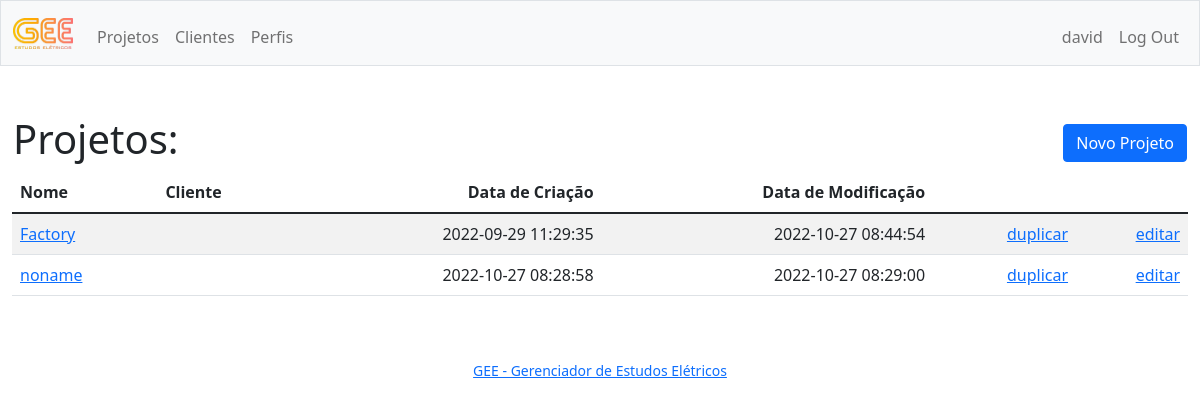
/ (signed in), run on an earlier commit of the app's database.
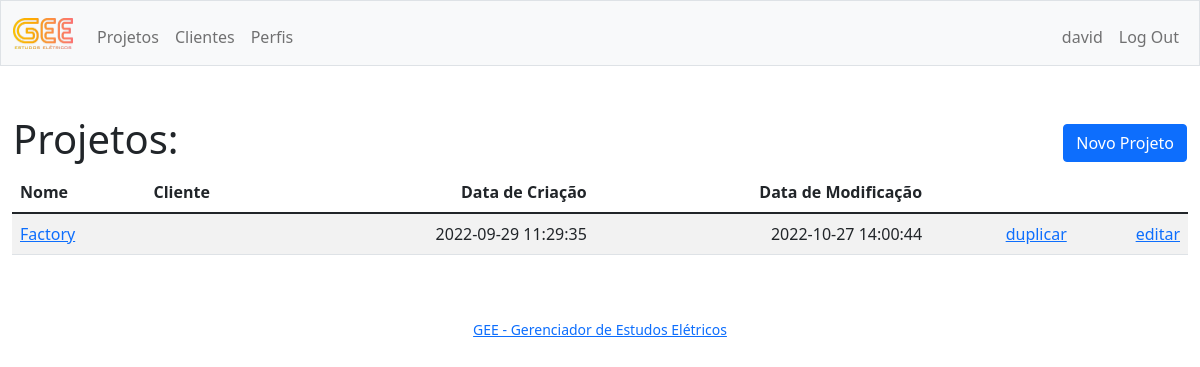
And on a later commit of the database.
### tables this page shows
CREATE TABLE projects (
id INTEGER PRIMARY KEY AUTOINCREMENT NOT NULL,
user_id INTEGER,
createddate TEXT,
modifieddate TEXT,
name TEXT,
customer_id NUMERIC,
profile_id NUMERIC,
tri_sc NUMERIC,
    bi_sc NUMERIC,
    lg_sc_max NUMERIC,
lg_sc_min NUMERIC,
voltage NUMERIC,
demand NUMERIC,
pf NUMERIC);

### app.py (the view)
@app.route("/")
@login_required
def index():
    projects = db.execute("SELECT projects.id, projects.name, customers.name AS customerName, projects.createddate, projects.modifieddate \
                            FROM projects \
                            LEFT JOIN customers on customers.id = projects.customer_id \
                            WHERE projects.user_id = ? \
                            ORDER BY projects.modifieddate DESC", session["user_id"])
    return render_template("index.html", projects=projects)

### app.py (called while the page is built)
def login_required(f):
    @wraps(f)
    def decorated_function(*args, **kwargs):
        if session.get("user_id") is None:
            return redirect("/login")
        return f(*args, **kwargs)
    return decorated_function

@app.after_request
def after_request(response):
    response.headers["Cache-Control"] = "no-cache, no-store, must-revalidate"
    response.headers["Expires"] = 0
    response.headers["Pragma"] = "no-cache"
    return response

### templates/index.html (shortened to what this page needs)
{% extends "layout.html" %}
{% block main %}
<div>
    <table style="width:100%">
        <thead>
            <tr>
                <th class="text-start">
                    <h1>Projetos:</h1>
                </th>
                <th class="text-end"><a class="btn btn-primary" href="/project?go=project">Novo Projeto</a></th>
            </tr>
        </thead>
    </table>
</div>
<div>
    <table class="table table-striped">
        <thead>
            <tr>
                <th class="text-start">Nome</th>
                <th class="text-start">Cliente</th>
                <th class="text-end">Data de Criação</th>
                <th class="text-end">Data de Modificação</th>
            </tr>
        </thead>
        <tbody>
            {% for project in projects %}
            <tr>
                <td class="text-start"><a href="/diagram?id={{project.id}}">{{ project.name }}</a></td>
                <td class="text-start"> {% if project.customerName %} {{project.customerName}} {% endif %} </td>
                <td class="text-end">{{ project.createddate }}</td>
                <td class="text-end">{{ project.modifieddate }}</td>
                <td class="text-end"><a href="/duplicate?id={{project.id}}&ob=project">duplicar</a></td>
                <td class="text-end"><a href="/project?id={{project.id}}&go=project">editar</a></td>
            </tr>
            {% endfor %}
        </tbody>
    </table>
</div>
{% endblock %}

What changed in the data, as far as the page shows it:
removed projects: name "noname", createddate "2022-10-27 08:28:58", modifieddate "2022-10-27 08:29:00"
changed projects "Factory": modifieddate "2022-10-27 08:44:54" → "2022-10-27 14:00:44"
